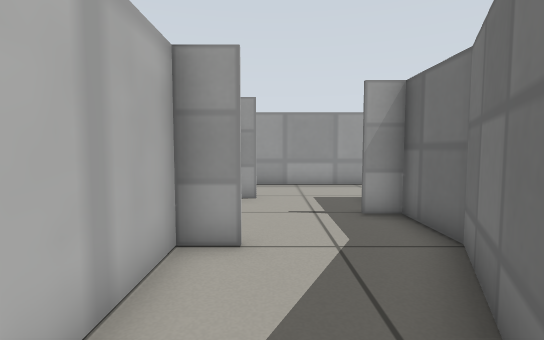
View 1 (above)

15 first-person views from a walk through a Gazebo world. The camera is 0.15 m above the floor, tilts 4° down and sees 85° across. The floor is counted in squares, 0.1 m on a side. Each view is taken from the middle of a square. On the plan, view 1 faces up. The plan holds only what a view shows up to about 15 squares ahead; the rest is blank. Simple patterns stand in for the simulator's built-in surfaces.

View 2
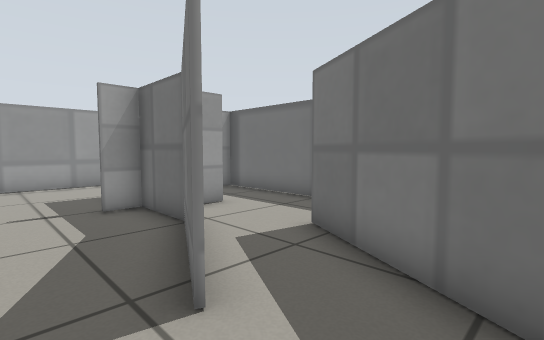

View 3
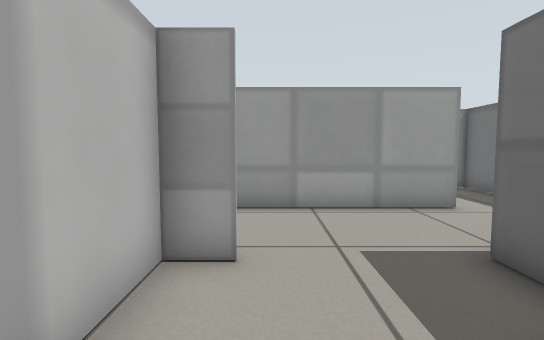

View 4
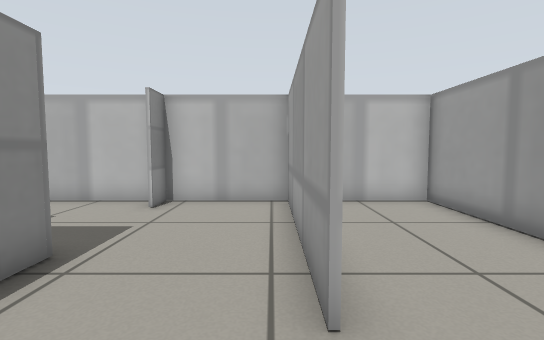

View 5
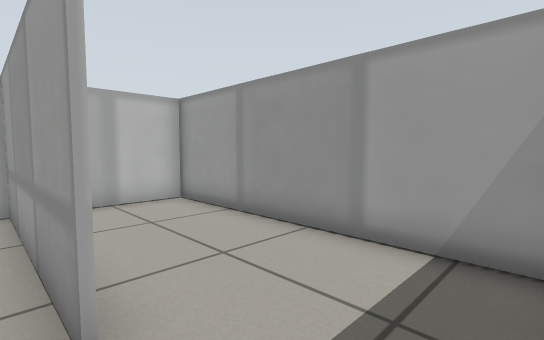

View 6
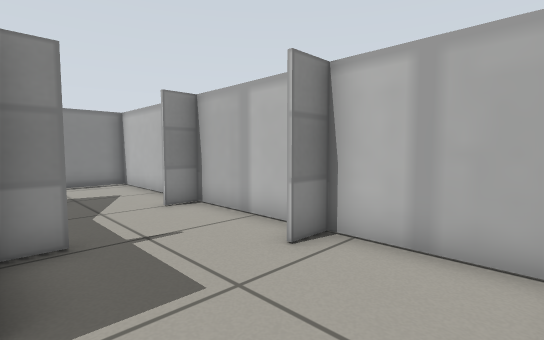

View 7
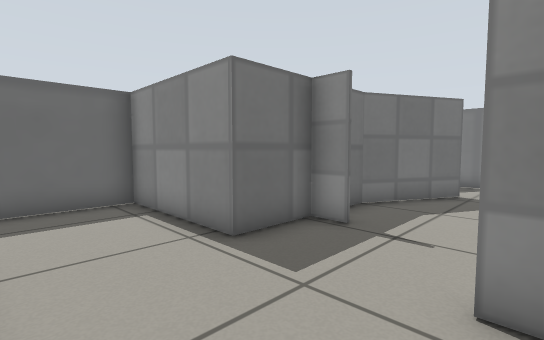

View 8
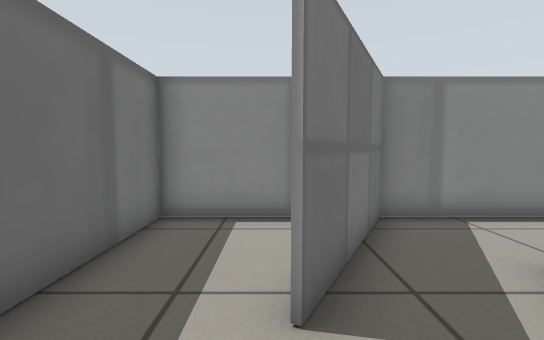

View 9
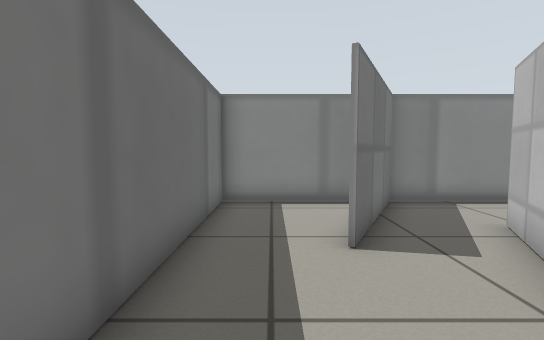

View 10
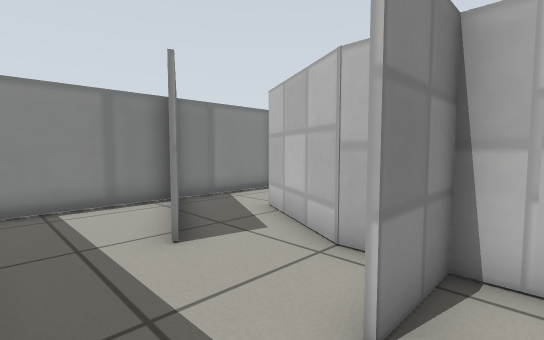

View 11
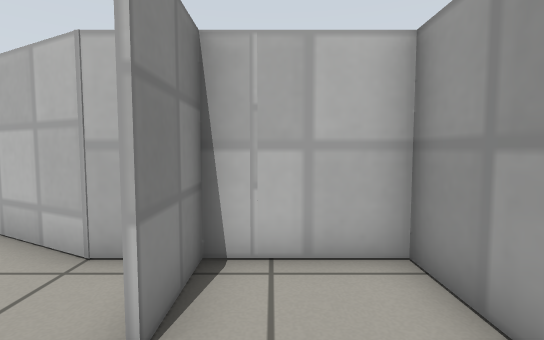

View 12
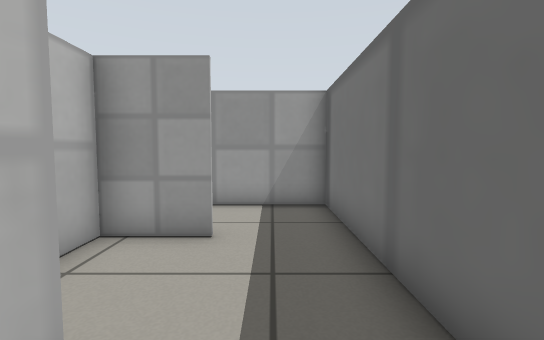

View 13
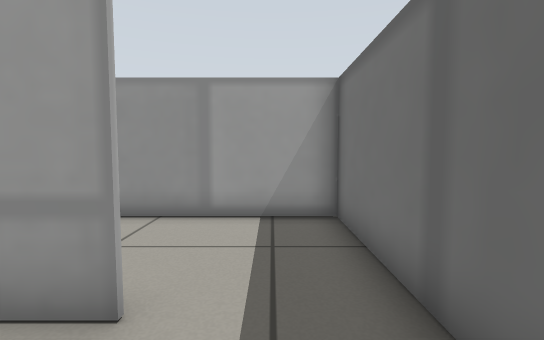

View 14
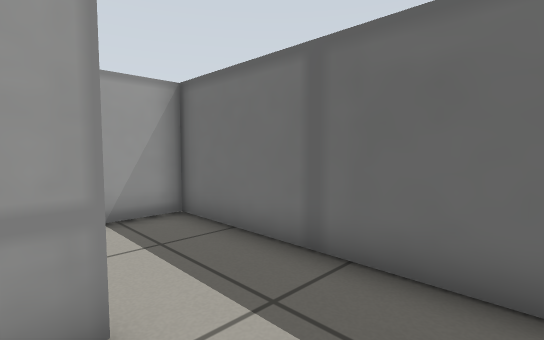

View 15
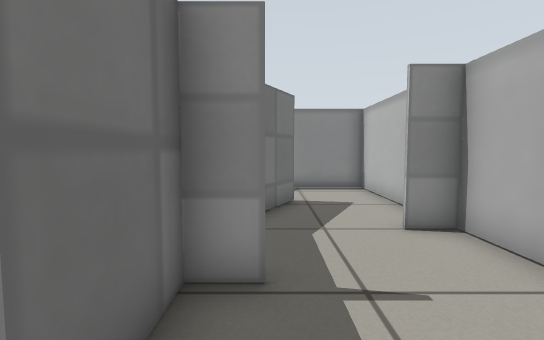

### Floor plan
Points are (right, up) in squares from view 1. A wall is a line through its corners. A room is listed if a view was taken in it or the views show most of it. See-through windows are left out.
Room 1 (views 1, 2, 3, 4, 5, 6, 7, 8, 9, 10, 11, 12, 13, 14, 15)
walls: (3, 6.7) (2, 6.7); (3, 6.1) (5, 6.1); (5, 6) (3, 6); (2, 6.8) (3, 6.8); (7.5, 8.9) (3.1, 8.9) (3.1, 4.5) (1.4, 1.3); (-0.4, 8.9) (-1.5, 8.9); (4.8, 12.5) (-1.5, 12.5) (-1.5, -1.4) (2.6, -1.4) (4.8, 2.7); (-1.5, 9) (-0.4, 9); (-0.4, 4.5) (-1.5, 4.5); (-1.5, 4.6) (-0.4, 4.6); (1.3, 1.3) (3, 4.5) (3, 9) (7.5, 9); (2.9, -1.4) (7.4, -1.4) (7.4, 16.5) (-1.5, 16.5) (-1.5, 14)

Where each view was taken, in squares from view 1:
view 1: 0 up, 0 right, facing up
view 2: 1 down, 0 right, facing up-right
view 3: 5 up, 0 right, facing up
view 4: 12 up, 7 right, facing left
view 5: 12 up, 7 right, facing up-left
view 6: 12 up, 3 right, facing down-left
view 7: 12 up, 1 left, facing down-right
view 8: 5 up, 5 right, facing down
view 9: 7 up, 6 right, facing down
view 10: 7 up, 7 right, facing down-left
view 11: 7 up, 7 right, facing left
view 12: 1 up, 6 right, facing up
view 13: 10 up, 6 right, facing up
view 14: 10 up, 4 right, facing up-right
view 15: 10 up, 2 right, facing down
